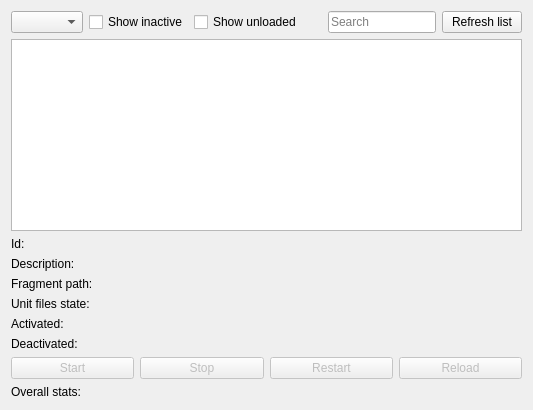
         <widget class="QWidget" name="tabServices">
          <property name="contextMenuPolicy">
           <enum>Qt::CustomContextMenu</enum>
          </property>
          <attribute name="title">
           <string>Units</string>
          </attribute>
          <layout class="QGridLayout" name="gridLayout_15">
           <item row="0" column="0" colspan="4">
            <layout class="QHBoxLayout" name="horizontalLayout_5">
             <item>
              <widget class="QComboBox" name="cmbUnitTypes">
               <property name="sizePolicy">
                <sizepolicy hsizetype="Preferred" vsizetype="Fixed">
                 <horstretch>0</horstretch>
                 <verstretch>0</verstretch>
                </sizepolicy>
               </property>
               <property name="toolTip">
                <string>&lt;html&gt;&lt;head/&gt;&lt;body&gt;&lt;p&gt;Filter unit types.&lt;/p&gt;&lt;/body&gt;&lt;/html&gt;</string>
               </property>
               <property name="sizeAdjustPolicy">
                <enum>QComboBox::AdjustToContents</enum>
               </property>
              </widget>
             </item>
             <item>
              <widget class="QCheckBox" name="chkInactiveUnits">
               <property name="toolTip">
                <string>&lt;html&gt;&lt;head/&gt;&lt;body&gt;&lt;p&gt;Toggle show inactive units.&lt;/p&gt;&lt;/body&gt;&lt;/html&gt;</string>
               </property>
               <property name="text">
                <string>Show inactive</string>
               </property>
               <property name="checked">
                <bool>false</bool>
               </property>
              </widget>
             </item>
             <item>
              <widget class="QCheckBox" name="chkShowUnloadedUnits">
               <property name="text">
                <string>Show unloaded</string>
               </property>
              </widget>
             </item>
             <item>
              <spacer name="horizontalSpacer_4">
               <property name="orientation">
                <enum>Qt::Horizontal</enum>
               </property>
               <property name="sizeType">
                <enum>QSizePolicy::Fixed</enum>
               </property>
               <property name="sizeHint" stdset="0">
                <size>
                 <width>20</width>
                 <height>20</height>
                </size>
               </property>
              </spacer>
             </item>
             <item>
              <widget class="KLineEdit" name="leSearchUnit">
               <property name="placeholderText">
                <string>Search</string>
               </property>
               <property name="showClearButton" stdset="0">
                <bool>true</bool>
               </property>
              </widget>
             </item>
             <item>
              <widget class="QPushButton" name="btnRefreshUnits">
               <property name="sizePolicy">
                <sizepolicy hsizetype="Fixed" vsizetype="Fixed">
                 <horstretch>0</horstretch>
                 <verstretch>0</verstretch>
                </sizepolicy>
               </property>
               <property name="toolTip">
                <string>&lt;html&gt;&lt;head/&gt;&lt;body&gt;&lt;p&gt;Reload the list of units from systemd.&lt;/p&gt;&lt;/body&gt;&lt;/html&gt;</string>
               </property>
               <property name="text">
                <string>Refresh list</string>
               </property>
               <property name="flat">
                <bool>false</bool>
               </property>
              </widget>
             </item>
            </layout>
           </item>
           <item row="1" column="0" colspan="4">
            <widget class="QTableView" name="tblServices">
             <property name="mouseTracking">
              <bool>true</bool>
             </property>
             <property name="contextMenuPolicy">
              <enum>Qt::CustomContextMenu</enum>
             </property>
             <property name="editTriggers">
              <set>QAbstractItemView::NoEditTriggers</set>
             </property>
             <property name="alternatingRowColors">
              <bool>true</bool>
             </property>
             <property name="selectionMode">
              <enum>QAbstractItemView::SingleSelection</enum>
             </property>
             <property name="selectionBehavior">
              <enum>QAbstractItemView::SelectRows</enum>
             </property>
             <property name="showGrid">
              <bool>false</bool>
             </property>
             <property name="sortingEnabled">
              <bool>true</bool>
             </property>
             <attribute name="horizontalHeaderShowSortIndicator" stdset="0">
              <bool>true</bool>
             </attribute>
             <attribute name="horizontalHeaderStretchLastSection">
              <bool>true</bool>
             </attribute>
             <attribute name="verticalHeaderVisible">
              <bool>false</bool>
             </attribute>
             <attribute name="verticalHeaderDefaultSectionSize">
              <number>20</number>
             </attribute>
            </widget>
           </item>
           <item row="10" column="0" colspan="4">
            <layout class="QHBoxLayout" name="horizontalLayout_6">
             <item>
              <widget class="QPushButton" name="btnStartUnit">
               <property name="enabled">
                <bool>false</bool>
               </property>
               <property name="toolTip">
                <string>&lt;html&gt;&lt;head/&gt;&lt;body&gt;&lt;p&gt;Starts the selected unit.&lt;/p&gt;&lt;p&gt;&lt;span style=&quot; font-weight:600;&quot;&gt;Note: &lt;/span&gt;This does not enable autostart of unit. For this purpose right-click unit and select &amp;quot;Enable unit&amp;quot;.&lt;/p&gt;&lt;/body&gt;&lt;/html&gt;</string>
               </property>
               <property name="text">
                <string>Start</string>
               </property>
              </widget>
             </item>
             <item>
              <widget class="QPushButton" name="btnStopUnit">
               <property name="enabled">
                <bool>false</bool>
               </property>
               <property name="toolTip">
                <string>&lt;html&gt;&lt;head/&gt;&lt;body&gt;&lt;p&gt;Stops the selected unit.&lt;/p&gt;&lt;p&gt;&lt;span style=&quot; font-weight:600;&quot;&gt;Note: &lt;/span&gt;This does not disable autostart of unit. For this purpose right-click unit and select &amp;quot;Disable unit&amp;quot;.&lt;/p&gt;&lt;/body&gt;&lt;/html&gt;</string>
               </property>
               <property name="text">
                <string>Stop</string>
               </property>
              </widget>
             </item>
             <item>
              <widget class="QPushButton" name="btnRestartUnit">
               <property name="enabled">
                <bool>false</bool>
               </property>
               <property name="toolTip">
                <string>&lt;html&gt;&lt;head/&gt;&lt;body&gt;&lt;p&gt;Restarts the selected unit.&lt;/p&gt;&lt;/body&gt;&lt;/html&gt;</string>
               </property>
               <property name="text">
                <string>Restart</string>
               </property>
              </widget>
             </item>
             <item>
              <widget class="QPushButton" name="btnReloadUnit">
               <property name="enabled">
                <bool>false</bool>
               </property>
               <property name="toolTip">
                <string>&lt;html&gt;&lt;head/&gt;&lt;body&gt;&lt;p&gt;Reloads the configuration files for the selected unit.&lt;/p&gt;&lt;p&gt;&lt;span style=&quot; font-weight:600;&quot;&gt;Note: &lt;/span&gt;This will not reload the unit configuration file of systemd.&lt;/p&gt;&lt;/body&gt;&lt;/html&gt;</string>
               </property>
               <property name="text">
                <string>Reload</string>
               </property>
              </widget>
             </item>
            </layout>
           </item>
           <item row="11" column="0" colspan="4">
            <widget class="QLabel" name="lblStatus">
             <property name="text">
              <string>Overall stats:</string>
             </property>
            </widget>
           </item>
           <item row="3" column="0" rowspan="2" colspan="4">
            <layout class="QGridLayout" name="gridLayout_21">
             <item row="1" column="1">
              <widget class="QLabel" name="lblDesc">
               <property name="sizePolicy">
                <sizepolicy hsizetype="Expanding" vsizetype="Preferred">
                 <horstretch>0</horstretch>
                 <verstretch>0</verstretch>
                </sizepolicy>
               </property>
               <property name="text">
                <string/>
               </property>
              </widget>
             </item>
             <item row="4" column="1">
              <widget class="QLabel" name="lblTimeActivated">
               <property name="sizePolicy">
                <sizepolicy hsizetype="Expanding" vsizetype="Preferred">
                 <horstretch>0</horstretch>
                 <verstretch>0</verstretch>
                </sizepolicy>
               </property>
               <property name="text">
                <string/>
               </property>
              </widget>
             </item>
             <item row="1" column="0">
              <widget class="QLabel" name="label_19">
               <property name="sizePolicy">
                <sizepolicy hsizetype="Preferred" vsizetype="Preferred">
                 <horstretch>0</horstretch>
                 <verstretch>0</verstretch>
                </sizepolicy>
               </property>
               <property name="text">
                <string>Description:</string>
               </property>
              </widget>
             </item>
             <item row="3" column="1">
              <widget class="QLabel" name="lblUnitFileState">
               <property name="sizePolicy">
                <sizepolicy hsizetype="Expanding" vsizetype="Preferred">
                 <horstretch>0</horstretch>
                 <verstretch>0</verstretch>
                </sizepolicy>
               </property>
               <property name="text">
                <string/>
               </property>
              </widget>
             </item>
             <item row="4" column="0">
              <widget class="QLabel" name="label_41">
               <property name="sizePolicy">
                <sizepolicy hsizetype="Preferred" vsizetype="Preferred">
                 <horstretch>0</horstretch>
                 <verstretch>0</verstretch>
                </sizepolicy>
               </property>
               <property name="text">
                <string>Activated:</string>
               </property>
              </widget>
             </item>
             <item row="2" column="1">
              <widget class="QLabel" name="lblFragmentPath">
               <property name="sizePolicy">
                <sizepolicy hsizetype="Expanding" vsizetype="Preferred">
                 <horstretch>0</horstretch>
                 <verstretch>0</verstretch>
                </sizepolicy>
               </property>
               <property name="text">
                <string/>
               </property>
              </widget>
             </item>
             <item row="2" column="0">
              <widget class="QLabel" name="label_21">
               <property name="sizePolicy">
                <sizepolicy hsizetype="Preferred" vsizetype="Preferred">
                 <horstretch>0</horstretch>
                 <verstretch>0</verstretch>
                </sizepolicy>
               </property>
               <property name="text">
                <string>Fragment path:</string>
               </property>
              </widget>
             </item>
             <item row="0" column="1">
              <widget class="QLabel" name="lblId">
               <property name="sizePolicy">
                <sizepolicy hsizetype="Expanding" vsizetype="Preferred">
                 <horstretch>0</horstretch>
                 <verstretch>0</verstretch>
                </sizepolicy>
               </property>
               <property name="text">
                <string/>
               </property>
              </widget>
             </item>
             <item row="3" column="0">
              <widget class="QLabel" name="label_20">
               <property name="sizePolicy">
                <sizepolicy hsizetype="Preferred" vsizetype="Preferred">
                 <horstretch>0</horstretch>
                 <verstretch>0</verstretch>
                </sizepolicy>
               </property>
               <property name="text">
                <string>Unit files state:</string>
               </property>
              </widget>
             </item>
             <item row="0" column="0">
              <widget class="QLabel" name="label">
               <property name="sizePolicy">
                <sizepolicy hsizetype="Preferred" vsizetype="Preferred">
                 <horstretch>0</horstretch>
                 <verstretch>0</verstretch>
                </sizepolicy>
               </property>
               <property name="text">
                <string>Id:</string>
               </property>
              </widget>
             </item>
             <item row="5" column="0">
              <widget class="QLabel" name="label_42">
               <property name="sizePolicy">
                <sizepolicy hsizetype="Preferred" vsizetype="Preferred">
                 <horstretch>0</horstretch>
                 <verstretch>0</verstretch>
                </sizepolicy>
               </property>
               <property name="text">
                <string>Deactivated:</string>
               </property>
              </widget>
             </item>
             <item row="5" column="1">
              <widget class="QLabel" name="lblTimeDeactivated">
               <property name="sizePolicy">
                <sizepolicy hsizetype="Expanding" vsizetype="Preferred">
                 <horstretch>0</horstretch>
                 <verstretch>0</verstretch>
                </sizepolicy>
               </property>
               <property name="text">
                <string/>
               </property>
              </widget>
             </item>
            </layout>
           </item>
          </layout>
         </widget>
